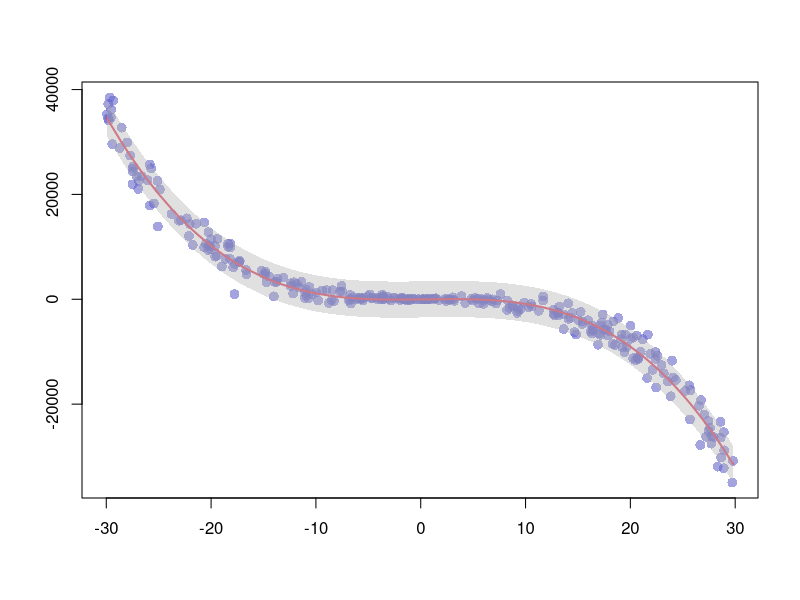

Write the R code that produced this figure. (Note: this script raises an error after producing the figure.)
## ---- chunk 1
knitr::opts_chunk$set( warning=FALSE, message=FALSE)
## ---- chunk 2
# We create 2 vectors x and y. It is a polynomial function.
x <- runif(300, min=-30, max=30) 
y <- -1.2*x^3 + 1.1 * x^2 - x + 10 + rnorm(length(x),0,100*abs(x)) 

# Basic plot of x and y :
plot(x,y,col=rgb(0.4,0.4,0.8,0.6), pch=16 , cex=1.3 , xlab="" , ylab="") 

# Can we find a polynome that fit this function ?
model <- lm(y ~ x + I(x^2) + I(x^3))

# I can get the features of this model :
#summary(model)
#model$coefficients
#summary(model)$adj.r.squared

#For each value of x, I can get the value of y estimated by the model, and the confidence interval around this value.
myPredict <- predict( model , interval="predict" )

#Finally, I can add it to the plot using the line and the polygon function with transparency.
ix <- sort(x,index.return=T)$ix
lines(x[ix], myPredict[ix , 1], col=2, lwd=2 )
polygon(c(rev(x[ix]), x[ix]), c(rev(myPredict[ ix,3]), myPredict[ ix,2]), col = rgb(0.7,0.7,0.7,0.4) , border = NA)
## ---- chunk 3
htmltools::includeHTML("htmlChunkRelatedCorrelation.html")
